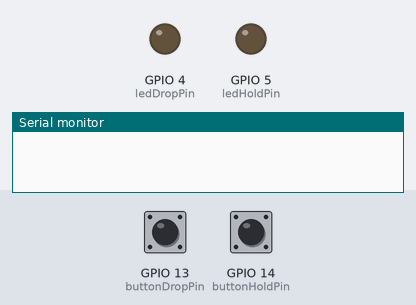
The program below on a simulated ESP32. Parts: output pins drawn as LEDs (lit = HIGH), the last lines printed to the serial monitor. Inputs (shaded band) come from the test bench; at power-on: GPIO 13 (buttonDropPin) HIGH, GPIO 14 (buttonHoldPin) HIGH.

Above: at 1.3 s.
1.4 s: GPIO 13 (buttonDropPin) pulled LOW for 0.15 s
At 2.5 s:
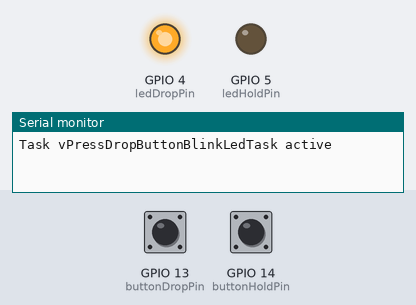
3.0 s: GPIO 14 (buttonHoldPin) pulled LOW for 0.15 s
At 3.07 s:
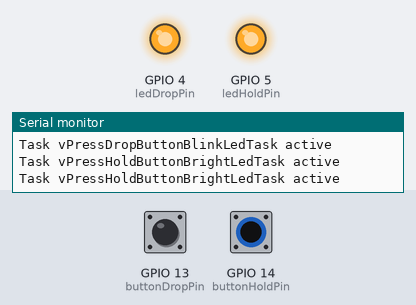
4.6 s: GPIO 14 (buttonHoldPin) pulled LOW for 3.2 s
At 8.6 s:
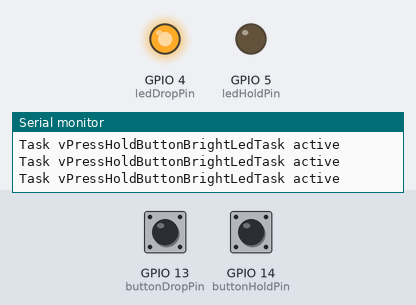
9.3 s: GPIO 13 (buttonDropPin) pulled LOW for 1 s
At 11.0 s:
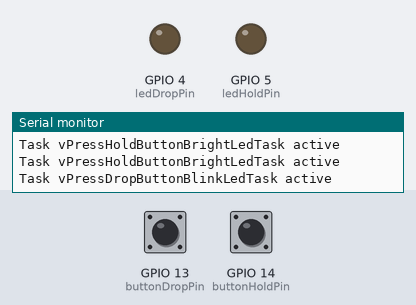
11.8 s: GPIO 14 (buttonHoldPin) pulled LOW for 1 s
At 12.6 s:
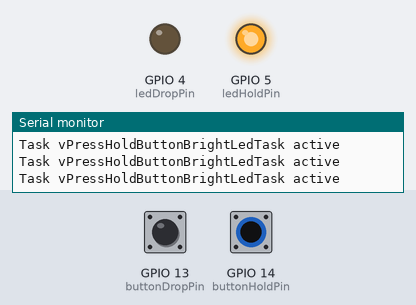
Timing chart, 0 to 14.8 s (numbered marks = the images above; inputs shaded):
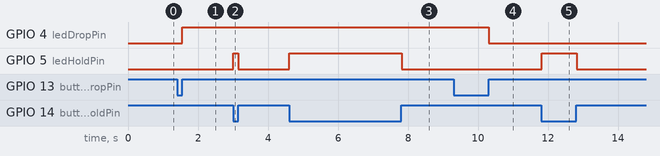

Measured:
- after the input at 1.4 s, GPIO 4 (ledDropPin): LOW → HIGH after 0.15 s
- after the input at 3.0 s, GPIO 5 (ledHoldPin): LOW → HIGH at once, → LOW 0.15 s later
- after the input at 4.6 s, GPIO 5 (ledHoldPin): LOW → HIGH at once, → LOW 3.2 s later
- after the input at 9.3 s, GPIO 4 (ledDropPin): HIGH → LOW after 1.0 s
- after the input at 11.8 s, GPIO 5 (ledHoldPin): LOW → HIGH at once, → LOW 1.0 s later

The program:

main.cpp
```cpp
#include <Arduino.h>

// include library
#include <freertos/FreeRTOS.h>
#include <freertos/task.h>
#include <freertos/event_groups.h>
#include <esp_task_wdt.h>
#include <esp_system.h>

// define, config
#define buttonDropPin 13
#define ledDropPin 4

#define buttonHoldPin 14
#define ledHoldPin    5

// Threshold
#define WDT_TIMEOUT 2 // timeout 2s for WDT

// Variable global

// Task handle cho Task
TaskHandle_t xPressDropButtonBlinkLedHandle = NULL;
TaskHandle_t xPressHoldButtonBrightLedHandle = NULL;

// put function declarations here:
void vPressDropButtonBlinkLedTask (void *pvParameters);
void vPressHoldButtonBrightLedTask (void *pvParameters);

void setup() {
  // put your setup code here, to run once:
  Serial.begin(115200);
  delay(100);

  // Create Task
  xTaskCreate(vPressDropButtonBlinkLedTask, "vPressDropButtonBlinkLedTask", 500, NULL, 2, &xPressDropButtonBlinkLedHandle);
  xTaskCreate(vPressHoldButtonBrightLedTask, "vPressHoldButtonBrightLedTask", 500, NULL, 2, &xPressHoldButtonBrightLedHandle);
}

void loop() {
  // put your main code here, to run repeatedly:
  // nothing
}

// put function definitions here:
// task press drop button, logic level change HIGH -> LOW
void vPressDropButtonBlinkLedTask (void *pvParameters) {
  (void) pvParameters; // Để “tắt cảnh báo unused parameter”

  // stage setup
  pinMode(ledDropPin, OUTPUT);
  digitalWrite(ledDropPin, LOW);

  pinMode(buttonDropPin, INPUT_PULLUP);
  digitalWrite(buttonDropPin, HIGH);

  bool lastStateButton = HIGH;

  // Stage loop
  while(1) {
    bool currentStateButton = digitalRead(buttonDropPin);

    if (lastStateButton == LOW && currentStateButton == HIGH) {
      digitalWrite(ledDropPin, digitalRead(ledDropPin)^1);
      vTaskDelay(500/portTICK_PERIOD_MS);
      Serial.println("Task vPressDropButtonBlinkLedTask active");
    }

    lastStateButton = currentStateButton;
    vTaskDelay(pdMS_TO_TICKS(50));
  }
}

// task press and hold button, bright led when logic level of button is HIGH
// Have use WDT
void vPressHoldButtonBrightLedTask (void *pvParameters) {
  (void) pvParameters; // Để “tắt cảnh báo unused parameter”

  // stage setup
  pinMode(ledHoldPin, OUTPUT);
  digitalWrite(ledHoldPin, LOW);

  pinMode(buttonHoldPin, INPUT_PULLUP);
  digitalWrite(buttonHoldPin, HIGH);

  // Đăng ký WDT cho task này
  esp_task_wdt_add(NULL);

  // stage loop
  while(1) {
    bool stateButton = digitalRead(buttonHoldPin);

    if (stateButton == LOW) {
      digitalWrite(ledHoldPin, HIGH);
      Serial.println("Task vPressHoldButtonBrightLedTask active");

      // Cập nhật WDT để không timeout
      esp_task_wdt_reset();
    } else {
      digitalWrite(ledHoldPin, LOW);
      // Nếu không nhấn thì vẫn reset để không bị WDT reset task
      esp_task_wdt_reset();
    }

    vTaskDelay(pdMS_TO_TICKS(50));
  }
}
```
